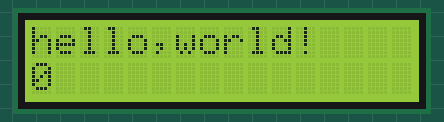
Simulated run of this sketch. Board: Arduino Uno, built with avr-gcc and run on an emulated ATmega328P. On the bench: 16×2 character LCD.

Above: at 0.1 s.
At 4.1 s:
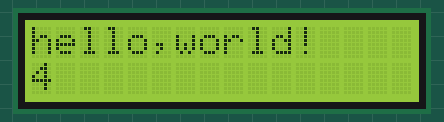
At 9.1 s:
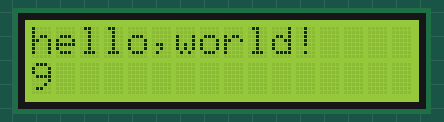
At 19.1 s:
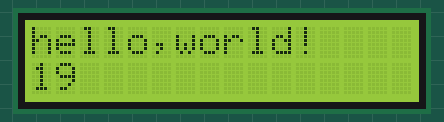
At 29.1 s:
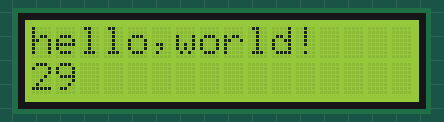
At 39.1 s:
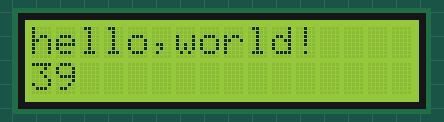

The sketch:

schematic_1__using_only_LCD__code.ino
```cpp
// this code is to use only LCD with potentiometer in 4 bit mode0

#include <LiquidCrystal.h>

//initialize the library with the numbers of the interface pins
//LiquidCrystal(rs,enable,d4,d5,d6,d7);
LiquidCrystal lcd(12,11,5,4,3,2);

void setup()
{
  // set up the LCD's number of columns and rows:
  lcd.begin(16,2);
  // print a message to the LCD
  lcd.print("hello,world!");
}

void loop()
{
  // set the cursor to column 0,line 1
  // (note that : 1Line 1 is the second row where counting begins with 0)
  lcd.setCursor(0,1);
  // print the number of seconds since reset
  lcd.print(millis()/1000);
}
```

Measured:
- what the display in image 1 shows lasts 1.0 s, from 4.0 s to 5.0 s
